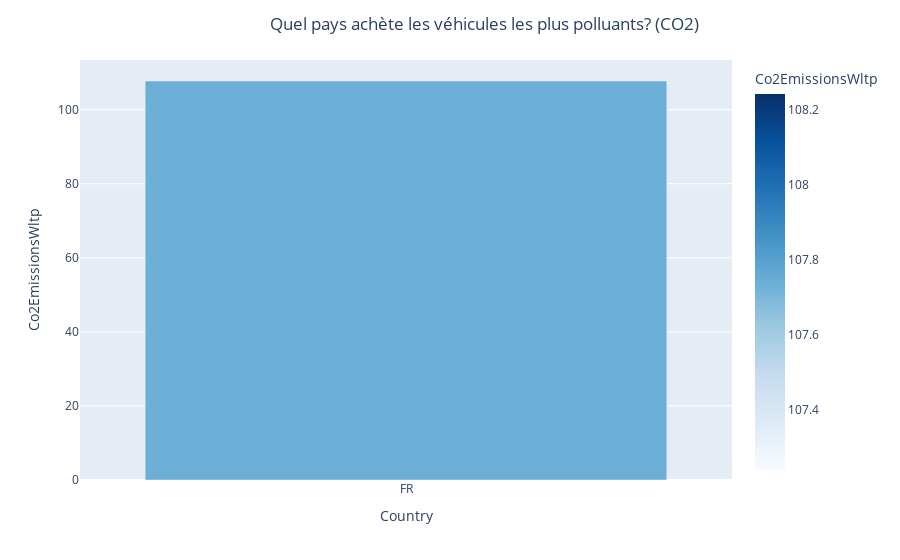
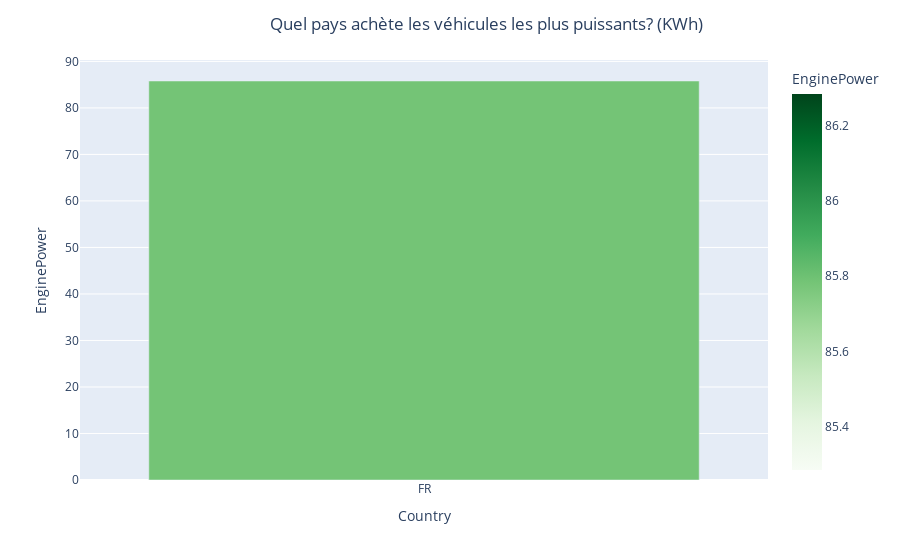
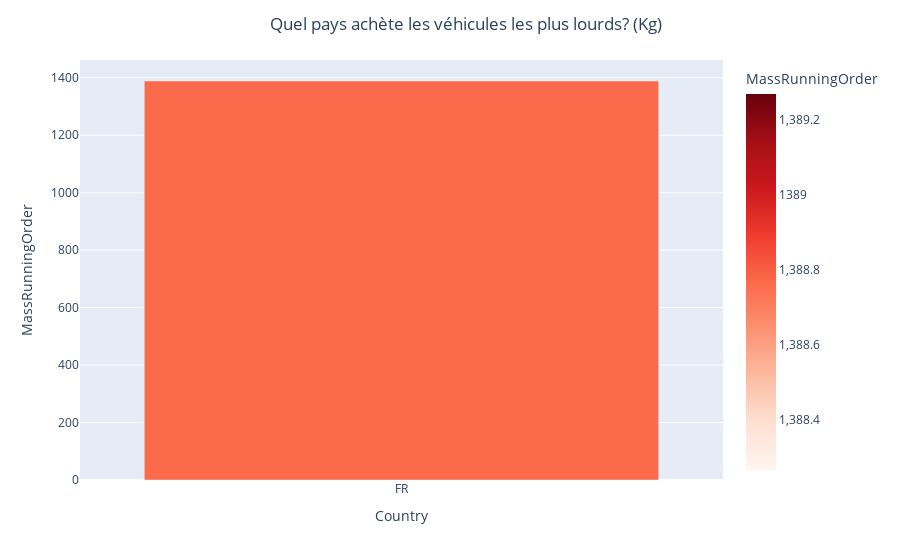

The code cell stored with these charts, in order, in its notebook:
### Code cell
co2.viz.countrywise_viz(countries)

### Figure 1 — Plotly figure (JSON) as saved in the notebook; plotly's stock layout.template omitted (floating-point values rounded to 4 significant figures)
{"data": [{"alignmentgroup": "True", "hovertemplate": "Country=%{x}<br>Co2EmissionsWltp=%{marker.color}<extra></extra>", "legendgroup": "", "marker": {"color": [107.7], "coloraxis": "coloraxis", "pattern": {"shape": ""}}, "name": "", "offsetgroup": "", "orientation": "v", "showlegend": false, "textposition": "auto", "type": "bar", "x": ["FR"], "xaxis": "x", "y": [107.7], "yaxis": "y"}], "layout": {"barmode": "relative", "coloraxis": {"colorbar": {"title": {"text": "Co2EmissionsWltp"}}, "colorscale": [[0, "rgb(247,251,255)"], [0.125, "rgb(222,235,247)"], [0.25, "rgb(198,219,239)"], [0.375, "rgb(158,202,225)"], [0.5, "rgb(107,174,214)"], [0.625, "rgb(66,146,198)"], [0.75, "rgb(33,113,181)"], [0.875, "rgb(8,81,156)"], [1, "rgb(8,48,107)"]]}, "legend": {"tracegroupgap": 0}, "margin": {"t": 60}, "title": {"text": "Quel pays achète les véhicules les plus polluants? (CO2)", "x": 0.3}, "xaxis": {"anchor": "y", "domain": [0, 1], "title": {"text": "Country"}}, "yaxis": {"anchor": "x", "domain": [0, 1], "title": {"text": "Co2EmissionsWltp"}}}}

### Figure 2 — Plotly figure (JSON) as saved in the notebook; plotly's stock layout.template omitted (floating-point values rounded to 4 significant figures)
{"data": [{"alignmentgroup": "True", "hovertemplate": "Country=%{x}<br>EnginePower=%{marker.color}<extra></extra>", "legendgroup": "", "marker": {"color": [85.78], "coloraxis": "coloraxis", "pattern": {"shape": ""}}, "name": "", "offsetgroup": "", "orientation": "v", "showlegend": false, "textposition": "auto", "type": "bar", "x": ["FR"], "xaxis": "x", "y": [85.78], "yaxis": "y"}], "layout": {"barmode": "relative", "coloraxis": {"colorbar": {"title": {"text": "EnginePower"}}, "colorscale": [[0, "rgb(247,252,245)"], [0.125, "rgb(229,245,224)"], [0.25, "rgb(199,233,192)"], [0.375, "rgb(161,217,155)"], [0.5, "rgb(116,196,118)"], [0.625, "rgb(65,171,93)"], [0.75, "rgb(35,139,69)"], [0.875, "rgb(0,109,44)"], [1, "rgb(0,68,27)"]]}, "legend": {"tracegroupgap": 0}, "margin": {"t": 60}, "title": {"text": "Quel pays achète les véhicules les plus puissants? (KWh)", "x": 0.3}, "xaxis": {"anchor": "y", "domain": [0, 1], "title": {"text": "Country"}}, "yaxis": {"anchor": "x", "domain": [0, 1], "title": {"text": "EnginePower"}}}}

### Figure 3 — Plotly figure (JSON) as saved in the notebook; plotly's stock layout.template omitted (floating-point values rounded to 4 significant figures)
{"data": [{"alignmentgroup": "True", "hovertemplate": "Country=%{x}<br>MassRunningOrder=%{marker.color}<extra></extra>", "legendgroup": "", "marker": {"color": [1389.0], "coloraxis": "coloraxis", "pattern": {"shape": ""}}, "name": "", "offsetgroup": "", "orientation": "v", "showlegend": false, "textposition": "auto", "type": "bar", "x": ["FR"], "xaxis": "x", "y": [1389.0], "yaxis": "y"}], "layout": {"barmode": "relative", "coloraxis": {"colorbar": {"title": {"text": "MassRunningOrder"}}, "colorscale": [[0, "rgb(255,245,240)"], [0.125, "rgb(254,224,210)"], [0.25, "rgb(252,187,161)"], [0.375, "rgb(252,146,114)"], [0.5, "rgb(251,106,74)"], [0.625, "rgb(239,59,44)"], [0.75, "rgb(203,24,29)"], [0.875, "rgb(165,15,21)"], [1, "rgb(103,0,13)"]]}, "legend": {"tracegroupgap": 0}, "margin": {"t": 60}, "title": {"text": "Quel pays achète les véhicules les plus lourds? (Kg)", "x": 0.3}, "xaxis": {"anchor": "y", "domain": [0, 1], "title": {"text": "Country"}}, "yaxis": {"anchor": "x", "domain": [0, 1], "title": {"text": "MassRunningOrder"}}}}
